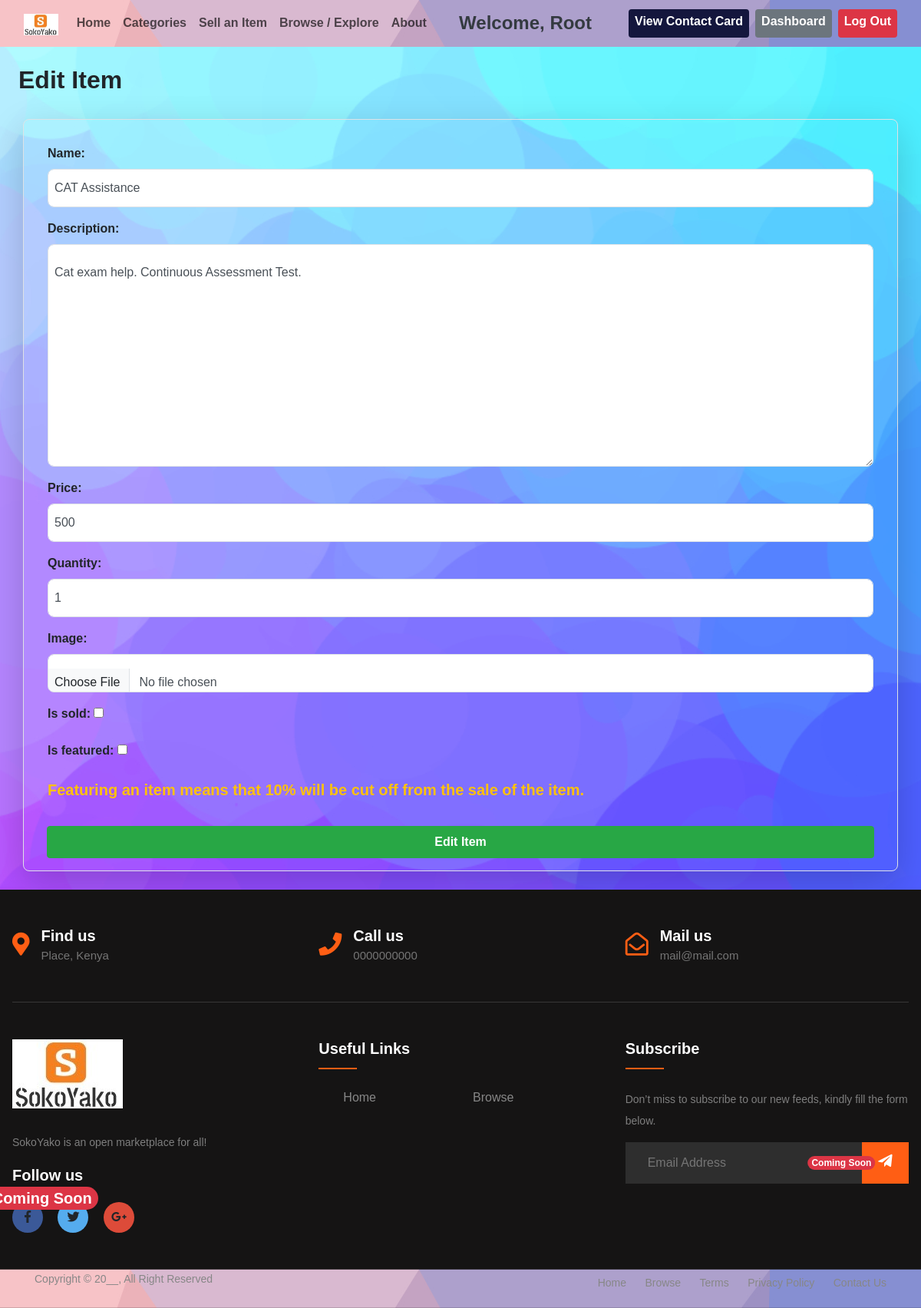
The page /items/16/edit/ (signed in) on the database as committed earlier.
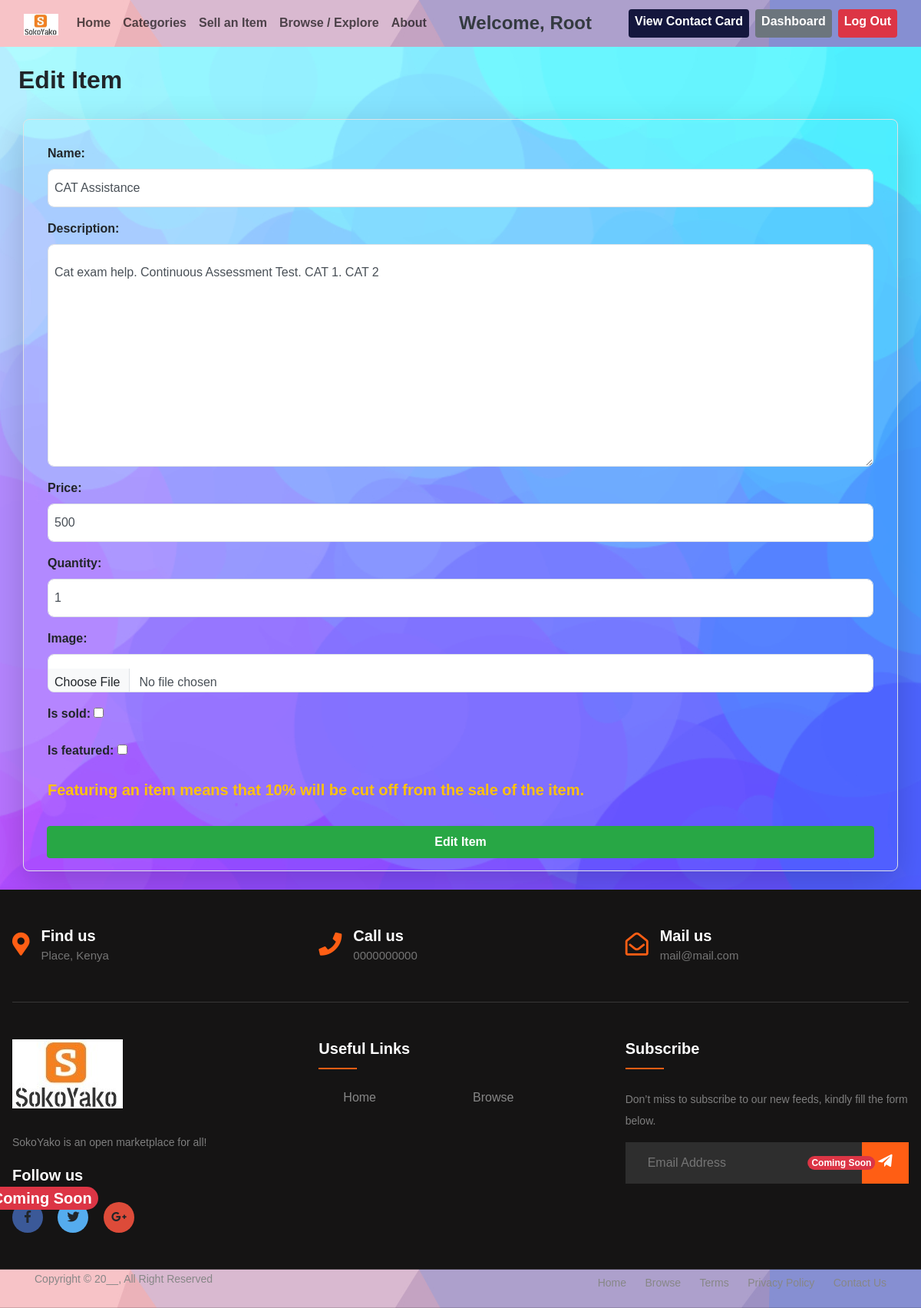
The same page on the database as committed later.
### item/models.py (models this page shows, shortened)
class Item(models.Model):
    category = models.ForeignKey(Category, related_name='items', on_delete=models.CASCADE)
    name = models.CharField(max_length=200)
    quantity = models.PositiveIntegerField(blank=True, null=True)
    description = models.TextField(blank=True, null=True)
    price = models.IntegerField()
    image = models.ImageField(upload_to='item_images', blank=True, null=True)
    is_sold = models.BooleanField(default=False)
    is_featured = models.BooleanField(default=False)
    created_by = models.ForeignKey(User, related_name='items', on_delete=models.CASCADE)
    created_at = models.DateTimeField(auto_now_add=True)

### item/views.py (the view)
# urls.py: path('<int:pk>/edit/', views.edit, name='edit'),
@login_required
def edit(request, pk):
    item = get_object_or_404(Item, pk=pk, created_by=request.user)
    contact_card = get_object_or_404(ContactCard, user=request.user)
    if request.method == 'POST':
        form = EditItemForm(request.POST, request.FILES, instance=item)
        if form.is_valid():
            item.save()
            messages.success(request, 'Item updated successfully.')
            return redirect('item:detail', pk=item.id)
    else:
        form = EditItemForm(instance=item)
    return render(request, 'form.html', {
        'form': form,
        'title': 'Edit Item',
        'contact_card': contact_card
    })

### item/templates/form.html (shortened to what this page needs)
{% extends 'layout.html' %}
{% load static %}
{% block data %}
    <h1 class="m-3 fs-2 p-2 fw-bolder"> {{ title}}</h1>
    <div class="container justify-content-center align-items-center shadow-lg my-4 border border-light-subtle rounded-3 fw-bold">
        <form action="." method="post" enctype="multipart/form-data">
            <div class="my-3">
                <div class="p-3">
                    {{ form.as_p }}
                    <p class="form-check text-warning fw-bolder fs-5 p-0 m-0" id="cut-off-message">Featuring an item means that 10% will be cut off from the sale of the item.</p>
                </div>
            </div>
            <div class="form-group col-lg-12 mx-auto mb-3">
                <button type="submit" class="btn btn-success btn-block py-2">
                    <span class="font-weight-bold">{{ title}}</span>
                </button>
            </div>
        </form>
    </div>
{% endblock %}

Rows that differ between the two databases and show on the page:
changed Item "CAT Assistance": description "Cat exam help. Continuous Assessment Test." → "Cat exam help. Continuous Assessment Test. CAT 1. CAT 2"
